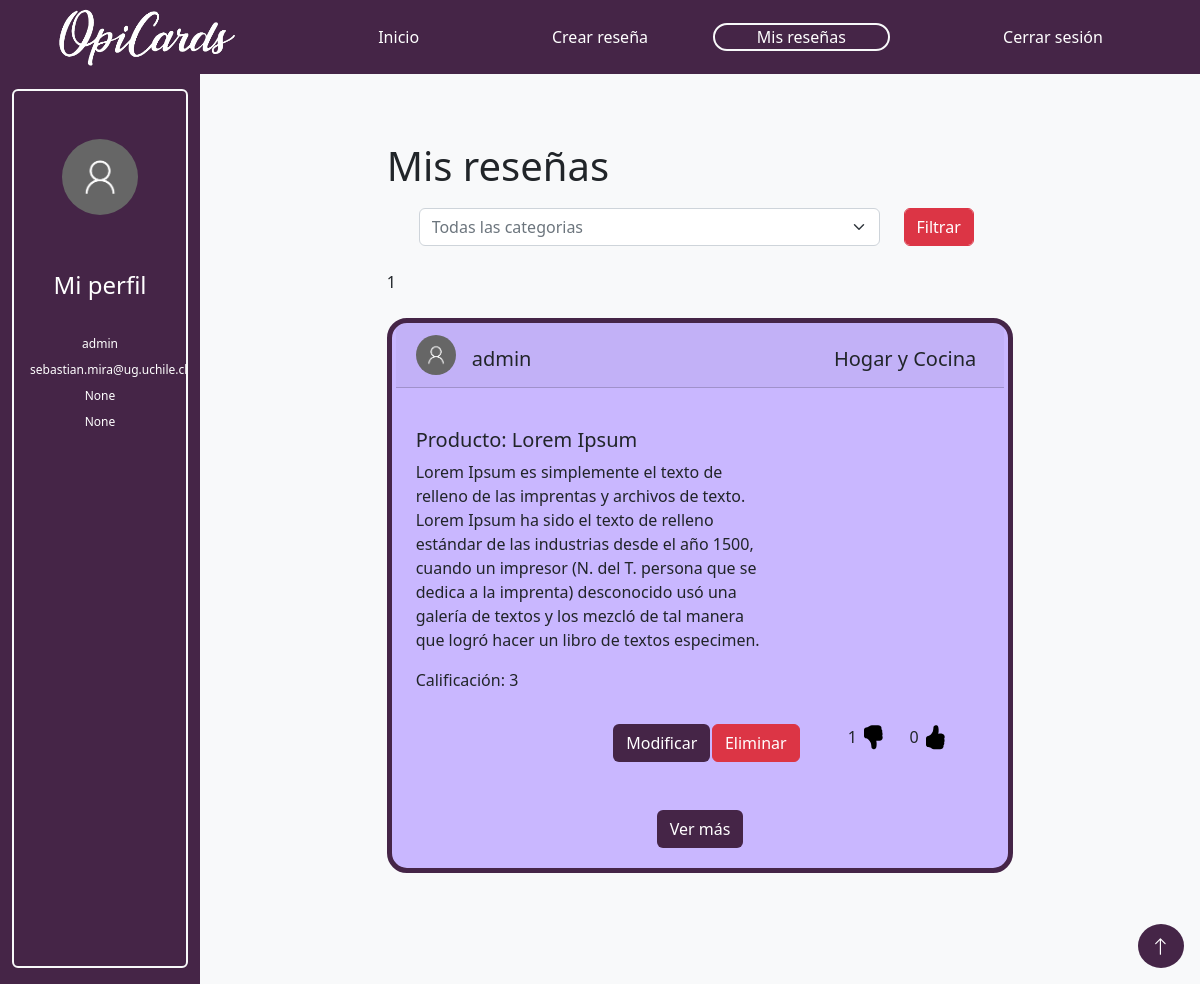
/myReviews/ (signed in), run on an earlier commit of the app's database.
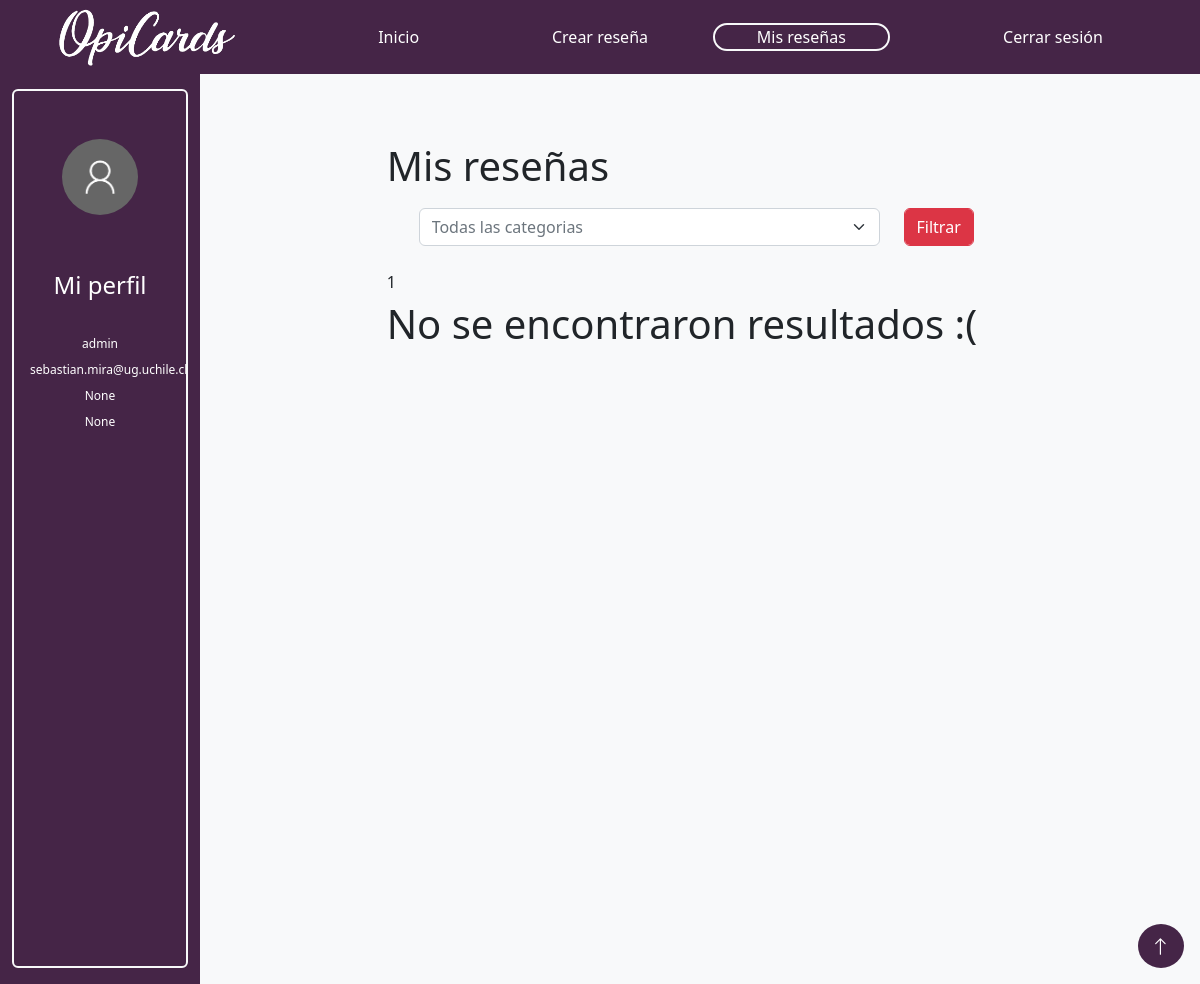
And on a later commit of the database.
### reviews/models.py (models this page shows, shortened)
class Review(models.Model):  # Todolist able name that inherits models.Model
    product_name = models.CharField(max_length=100)# autodesc
    category = models.CharField(max_length=50,  blank=True, null=True)
    content =	models.TextField(max_length=500)# donde se obtuvo, es un alimento, herramienta, etc. como se utiliza, precio
    creation_date = models.DateField(default=timezone.now().strftime("%Y-%m-%d"))# autodesc
    CATEGORIES = [
       (1, "ONE_STAR"),
       (2, "TWO_STARS"),
       (3, "THREE_STARS"),
       (4, "FOUR_STARS"),
       (5, "FIVE_STARS"),
    ]
    punctuation = models.IntegerField(choices=CATEGORIES, default=CATEGORIES[2][1], help_text="Puntuación")
    likes = models.IntegerField(null=True, default=0)
    dislikes = models.IntegerField(null=True, default=0)
    author_nickname =  models.ForeignKey(User, blank=True, null=True, on_delete=models.CASCADE)# autodesc
    object_image = models.ImageField(null=True, blank=True, upload_to="review_images/")

class User(AbstractUser):
   birthdate = models.DateField(null=True, blank=True)
   country = models.CharField(max_length=50,  blank=True, null=True)

### reviews/views.py (the view)
# urls.py: path('myReviews/',views.ShowMyReviews,name='myReviews'),
def ShowMyReviews(request):
        if request.user.is_authenticated:
            user_objects = Review.objects.filter(author_nickname=request.user)
            filterForm = FilterMyReviews()
            paginator = Paginator(user_objects, 5)
            page_number = request.GET.get('page')
            page_obj = paginator.get_page(page_number)
            comments=[]
            for objects in user_objects:
                last_five_comments= Comments.objects.filter(id_review=objects).order_by('-id')[:3]
                comments+=last_five_comments
            return render(request, 'reviews/myReviews.html', {'filterForm':filterForm, 'page_obj': page_obj, 'categories': categories, 'comments': comments})
        else:
            return redirect('/login/')

### reviews/forms.py
class FilterMyReviews(forms.Form):
        choices = [("0", "Todas las categorias")]
        choices += [(category['id'], category['name']) for category in categories]
        category = forms.ChoiceField(label='Select a country', widget=forms.Select(attrs={'class': 'form-select text-muted'}), choices=choices,  required=True)

### reviews/templates/reviews/myReviews.html (shortened to what the changed rows need)
<!DOCTYPE html>
{% load static %}
<html lang="en">
<head>
    <link href="https://cdn.jsdelivr.net/npm/bootstrap@5.2.0/dist/css/bootstrap.min.css" rel="stylesheet"></head>
    <link rel="stylesheet" type="text/css" href="{% static 'reviews/styles.css' %}">
</head>
<body>
      <div id="top" class="container-fluid min-vh-100 contenido pt-5">
        <div class="row row-cols-auto">
          <div class="col-10 bg-light">
            <div class="container-fluid contenido">
        <div class="row row-cols-auto min-vh-100 mb-5">
          {% if user.is_authenticated %}
          <div class="col-8">
            <div class="pb-1 fs-1">Mis reseñas</div>
            <div class="row p-2 mb-3">
              <div>
              </div>
            </div>
            <div class="card-text">
              <span class="card-text">
              </span>
            </div>
            {% for obj in page_obj %}
                {% if user.id == obj.author_nickname.id %}
                <div class="card borde morado-claro my-4">
                  <div class="row row-cols-auto card-header mx-1">
                    <div class="col-1 p-1 justify-content-center">
                      <img src="{% static 'reviews/user.png' %}" class="rounded-circle img-fluid">
                    </div>
                    <h5 class="col-4 mt-3 h-100">{{ obj.author_nickname }}</h5>
                    {% for category in categories %}
                      {% if category.id == obj.category  %}
                      <h5  style="text-align: right;" class="col-7 h-100 mt-3 card-title justify-content-right">{{ category.name }}</h5>
                      {% endif %}
                    {% endfor %}
                  </div>
                  <br>
                  <div class="row">
                    <div class="col-8">
                      <div class="card-body px-4">
                        <h5 class="card-text">Producto: {{ obj.product_name }}</h5>
                        <p class="card-text">{{ obj.content }}</p>
                        <p class="card-text">Calificación: {{ obj.punctuation }}</p>
                      </div>
                    </div>
                  </div>
                  <div class="card-body px-4">
                    {% if user.id == obj.author_nickname.id %}
                    <div class="row text-center">
                      <div class="col-4">
                      </div>
                      <div class="col-2">
                        <a class="btn morado-oscuro text-white" href="{% url 'modify' obj.id %}">Modificar</a>
                      </div>
                      <div class="col-2">
                        <form action="{% url 'delete' obj.id %}" method="post">
                          <input class="btn btn-danger" type="submit" value="Eliminar">
                        </form>
                          {%endif%}
                      </div>
                      <div class="col-2 d-flex justify-content-end">
                        <form class="" action="{% url 'dislike' obj.id %}" method="post">
                          <div class="text-center">
                            {{obj.dislikes}}
                            <input class="bg-transparent" style="background-image: url('../../static/reviews/hand-thumbs-down-fill.svg'); border:none; background-repeat:no-repeat;background-size:100% 100%;" type="submit" value="   ">
                          </div>
                        </form>
                      </div>
                      <div class="col-2 d-flex justify-content-start">
                        <form class="" action="{% url 'like' obj.id %}" method="post">
                          <div class="text-center">
                            {{obj.likes}}
                            <input class="bg-transparent" style="background-image: url('../../static/reviews/hand-thumbs-up-fill.svg'); border:none; background-repeat:no-repeat;background-size:100% 100%;" type="submit" value="   ">
                          </div>
                        </form>
                      </div>
                    </div>
                      <div class="row">
                        <div class="col">
                        <div class="text-align d-flex justify-content-center pt-3 pb-1">
                          <a class="btn text-center morado-oscuro text-white" href="{% url 'details' obj.id %}">Ver más</a>
                        </div>
                      </div>
                      </div>
                    </div>
                  </div>{%endif%}
                </div>
                {% endfor %}
                {% if not page_obj  %}
                <div class="pb-1 fs-1"> No se encontraron resultados :(</div>
                {% endif %}
      </div>
        {%endif%}</div>
        </div>
    </div>
</body>
</html>

What changed in the data, as far as the page shows it:
removed Review: author_nickname "admin", name "Hogar y Cocina", product_name "Lorem Ipsum", content "Lorem Ipsum es simplemente el texto de relleno de las imprentas y archivos de texto. Lorem Ipsum ha sido el texto de relleno estándar de las industrias desde el año 1500, cuando un impresor (N. del T. persona que se dedica a la imprenta) desconocido usó una galería de textos y los mezcló de tal manera que logró hacer un libro de textos especimen.", punctuation "3", dislikes "1", likes "0"
Also different on the page:
text now shown: "No se encontraron resultados :("
